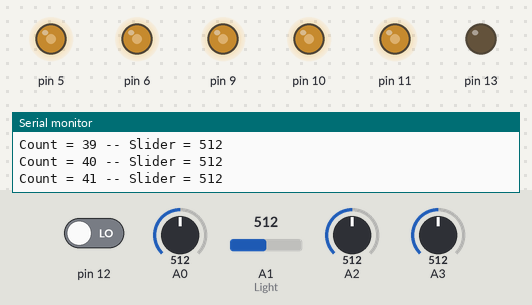
Simulated run of this sketch. Board: Arduino Uno, built with avr-gcc and run on an emulated ATmega328P. Parts: output pins drawn as LEDs (lit = HIGH), the last lines printed to the serial monitor. The inputs (shaded band) are chosen by the test bench; at power-on: A3 = 512, A0 = 512, A1 (Light) = 512, A2 = 512, pin 12 LOW.

Above: at 1.2 s.
1.3 s: A3 set to 716
At 1.7 s:
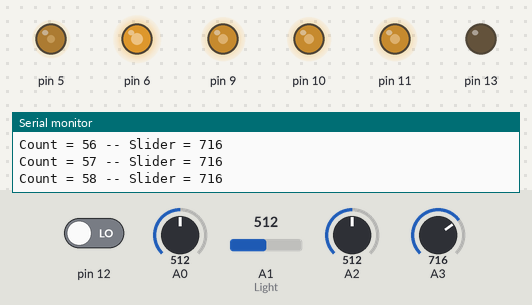
2.8 s: A0 set to 716
At 3.5 s:
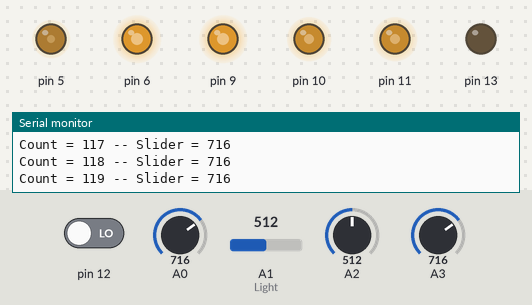
4.3 s: A1 (Light) set to 716
At 4.9 s:
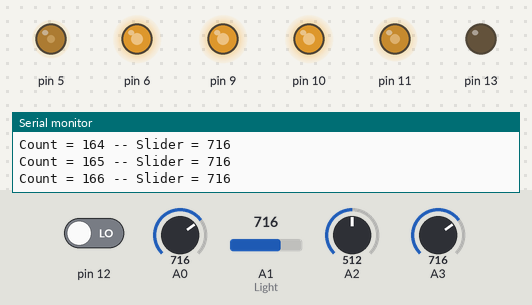
5.8 s: A2 set to 716
At 6.3 s:
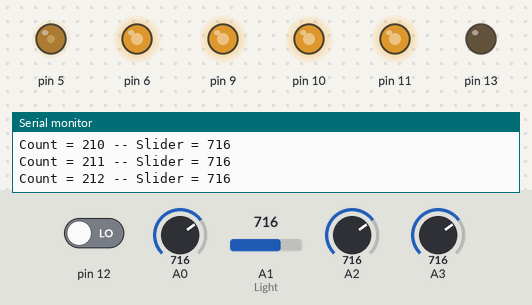
7.3 s: pin 12 driven HIGH
At 7.8 s:
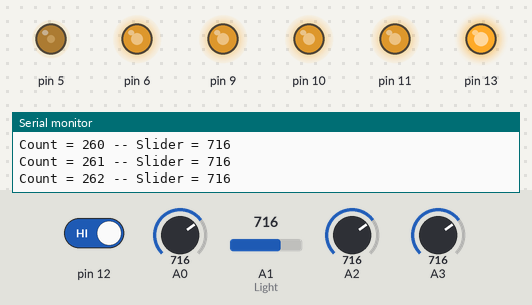
8.8 s: A3 set to 30
At 9.2 s:
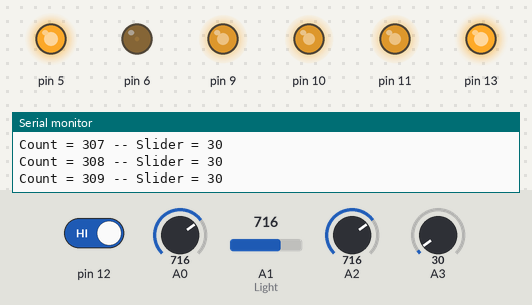
Timing chart, 0 to 11.3 s (numbered marks = the images above; inputs shaded):
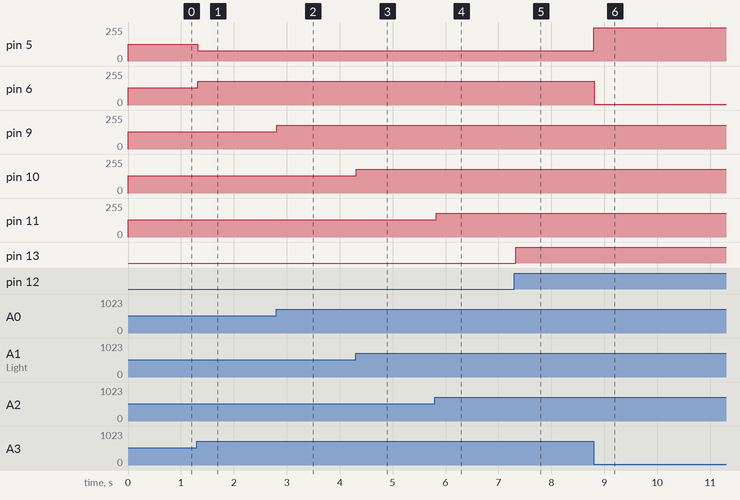

Measured:
- after the input at 1.3 s, pin 5: 127/255 → 76/255 at once; pin 6: 128/255 → 179/255 at once
- after the input at 2.8 s, pin 9: 128/255 → 179/255 at once
- after the input at 4.3 s, pin 10: 128/255 → 179/255 at once
- after the input at 5.8 s, pin 11: 128/255 → 179/255 at once
- after the input at 7.3 s, pin 13: LOW → HIGH at once
- after the input at 8.8 s, pin 5: 76/255 → 248/255 at once; pin 6: 179/255 → 7/255 at once

The sketch:

1-01.ino
```cpp
 int count = 0;  // variable to count the number of loops

void setup()
{
  pinMode(13, OUTPUT);
  Serial.begin(9600);
}

void loop()  {
  digitalWrite(13, digitalRead(12));
  // Turn on LED on D13 based on button

  analogWrite(5, 255 - (analogRead(A3) / 4));
  // As you move the slider, LED on D6 will go down.

  analogWrite(6, analogRead(A3) / 4);
  // As you move the slider, LED on D5 goes up.


  /* Control the RGB LED based on Temp, Light, and Sound */
  analogWrite(9, analogRead(A0) / 4);   // Tie Temp to the RED value
  analogWrite(10, analogRead(A1) / 4);  // Tie Light to the GREEN value
  analogWrite(11, analogRead(A2) / 4);  // Tie Sound to the BLUE value


  Serial.print("Count = ");   // Text
  Serial.print(count);        // Display the variable count
  Serial.print(" -- Slider = ");  // Display out text
  Serial.println(analogRead(A3)); // Display out the value of the slider
  // There's a lot going on in this code. Don't worry
  //if you don't understand any of it.  We'll get to
  // all of that in our 12 activities.

  count = count + 1;
}
```
